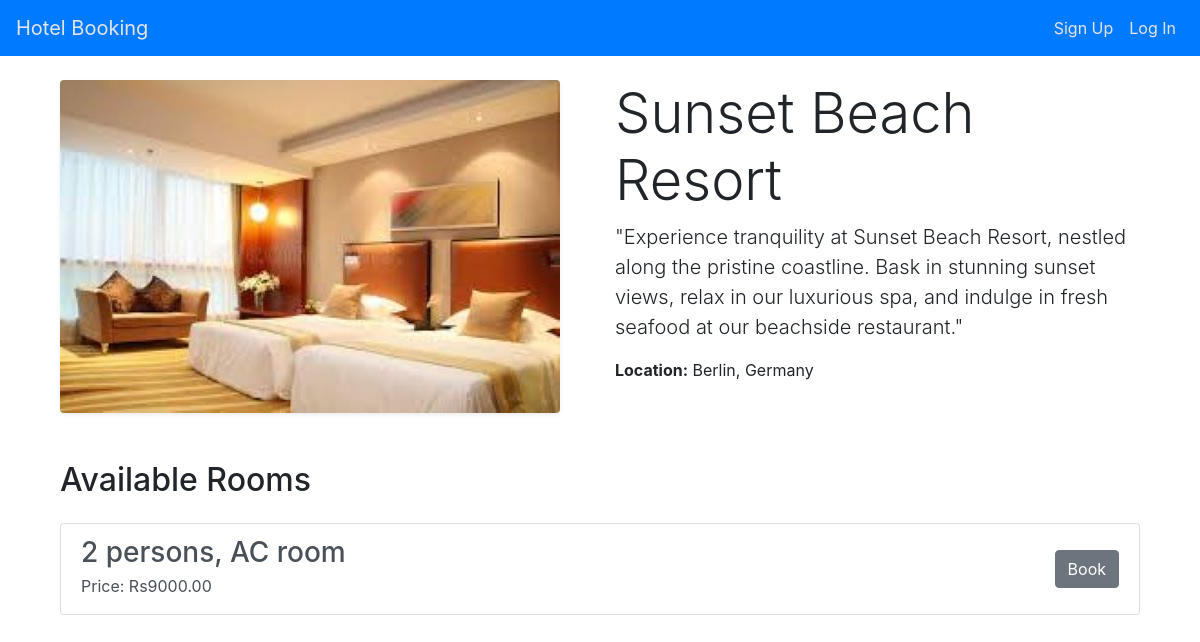
The page /hotels/4/ on the database its author committed.
### hotels/models.py (models this page shows, shortened)
class Hotel(models.Model):
    name = models.CharField(max_length=100)
    description = models.TextField()
    location = models.CharField(max_length=200)
    image = models.ImageField(upload_to='hotel_images/', blank=True, null=True)

class Room(models.Model):
    hotel = models.ForeignKey(Hotel, on_delete=models.CASCADE, related_name='rooms')
    room_type = models.CharField(max_length=100)
    price = models.DecimalField(max_digits=10, decimal_places=2)
    availability = models.BooleanField(default=True)

### hotels/views.py (the view)
# urls.py: path('<int:pk>/', hotel_detail, name='hotel_detail'),
def hotel_detail(request, pk):
    hotel = get_object_or_404(Hotel, pk=pk)
    rooms = hotel.rooms.all()
    return render(request, 'hotel_detail.html', {'hotel': hotel, 'rooms': rooms})

### hotels/templates/hotel_detail.html (shortened to what this page needs)
{% extends 'base.html' %}
{% block content %}
<div class="container mt-4">
    <div class="row">
        <div class="col-md-6">
            <img src="{{ hotel.image.url }}" class="img-fluid rounded shadow-sm" alt="{{ hotel.name }}">
        </div>
        <div class="col-md-6">
            <h1 class="display-4">{{ hotel.name }}</h1>
            <p class="lead">{{ hotel.description }}</p>
            <p class="mb-3"><strong>Location:</strong> {{ hotel.location }}</p>
        </div>
    </div>
    <div class="row mt-5">
        <div class="col-md-12">
            <h2 class="mb-4">Available Rooms</h2>
            <div class="list-group">
                {% for room in rooms %}
                    <a href="{% url 'book_room' hotel.id room.id %}" class="list-group-item list-group-item-action d-flex justify-content-between align-items-center">
                        <div>
                            <h3 class="mb-1">{{ room.room_type }}</h3>
                            <p class="mb-1">Price: Rs{{ room.price }}</p>
                        </div>
                        <span class="btn btn-secondary">Book</span>
                    </a>
                {% empty %}
                    <div class="alert alert-info" role="alert">
                        No rooms available.
                    </div>
                {% endfor %}
            </div>
        </div>
    </div>
</div>
{% endblock %}

### hotels/templates/base.html (style rules this page uses)
body { padding-top: 56px; }

### rows shown on the page
Hotel: image (picture), name "Sunset Beach Resort", description "\"Experience tranquility at Sunset Beach Resort, nestled along the pristine coastline. Bask in stunning sunset views, relax in our luxurious spa, and indulge in fresh seafood at our beachside restaurant.\"", location "Berlin, Germany"
Room: room_type "2 persons, AC room", price "9000.00"
